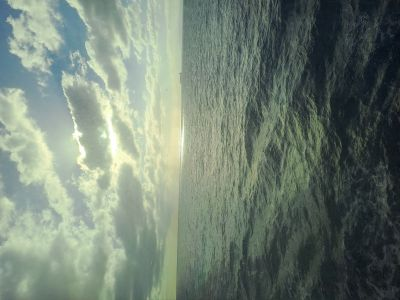
#> input picture images/ocean_300_400.jpg, 400 x 300 px
$ python pillow_hist_eq.py images/ocean_300_400.jpg
#> lines starting #> are read from the running program, lines starting #| are printed output that depends on the picture
import sys
import os
from PIL import Image, ImageOps

def main():
    if len(sys.argv) < 2:
        print(f"Usage: python {sys.argv[0]} image-filename")
        exit(-1)

    # 1. Load the original RGB image
    filename = sys.argv[1]
    img = Image.open(filename)
#> img is the input picture: PIL image 400x300 RGB; mean R, G, B 114.4, 128.1, 115.6
    print(f"img.mode={img.mode}")
#| img.mode=RGB

    # 2. Convert to YCbCr color space (Y = Luminance/Brightness)
    ycbcr_img = img.convert('YCbCr')
#> ycbcr_img: PIL image 400x300 YCbCr; mean of channels 0, 1, 2 122.1, 123.7, 121.8

    # 3. Split the channels
    y, cb, cr = ycbcr_img.split()
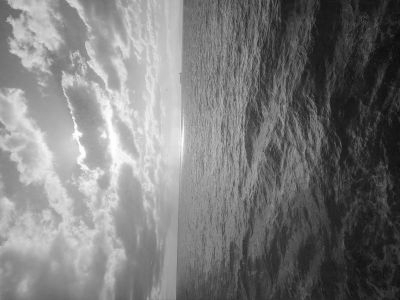
#> y: PIL image 400x300 L; min 11, max 255, mean 122.1
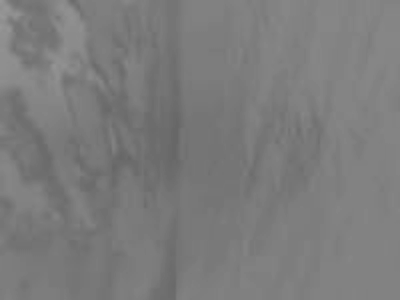
#> cb: PIL image 400x300 L; min 102, max 151, mean 123.7
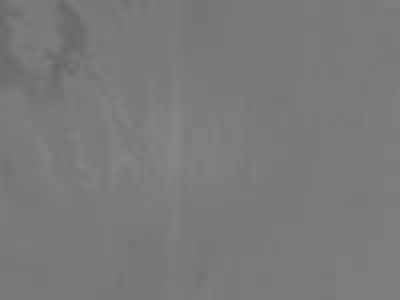
#> cr: PIL image 400x300 L; min 103, max 135, mean 121.8

    # 4. Equalize ONLY the Y (Luminance) channel
    # This enhances contrast without distorting the actual colors (Cb/Cr)
    y_equalized = ImageOps.equalize(y)
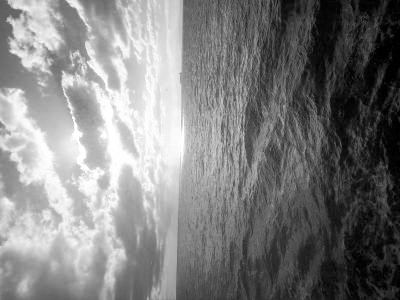
#> y_equalized: PIL image 400x300 L; min 0, max 255, mean 127

    # 5. Merge the equalized Y channel back with the original Cb and Cr channels
    equalized_ycbcr = Image.merge('YCbCr', (y_equalized, cb, cr))
#> equalized_ycbcr: PIL image 400x300 YCbCr; mean of channels 0, 1, 2 127, 123.7, 121.8

    # 6. Convert back to RGB for viewing/saving
    result_img = equalized_ycbcr.convert('RGB')
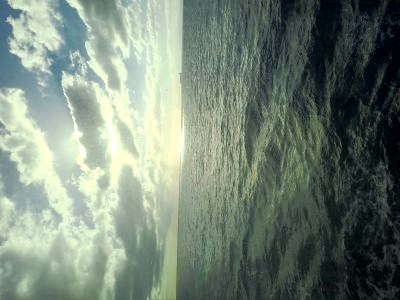
#> result_img: PIL image 400x300 RGB; mean R, G, B 117.9, 132.4, 118.8

    # 7. Save or display the result
    file, ext = os.path.splitext(filename)
    result_img.save(f'{file}_equalized_pil{ext}')
    # result_img.show()

if __name__ == "__main__":
    main()
